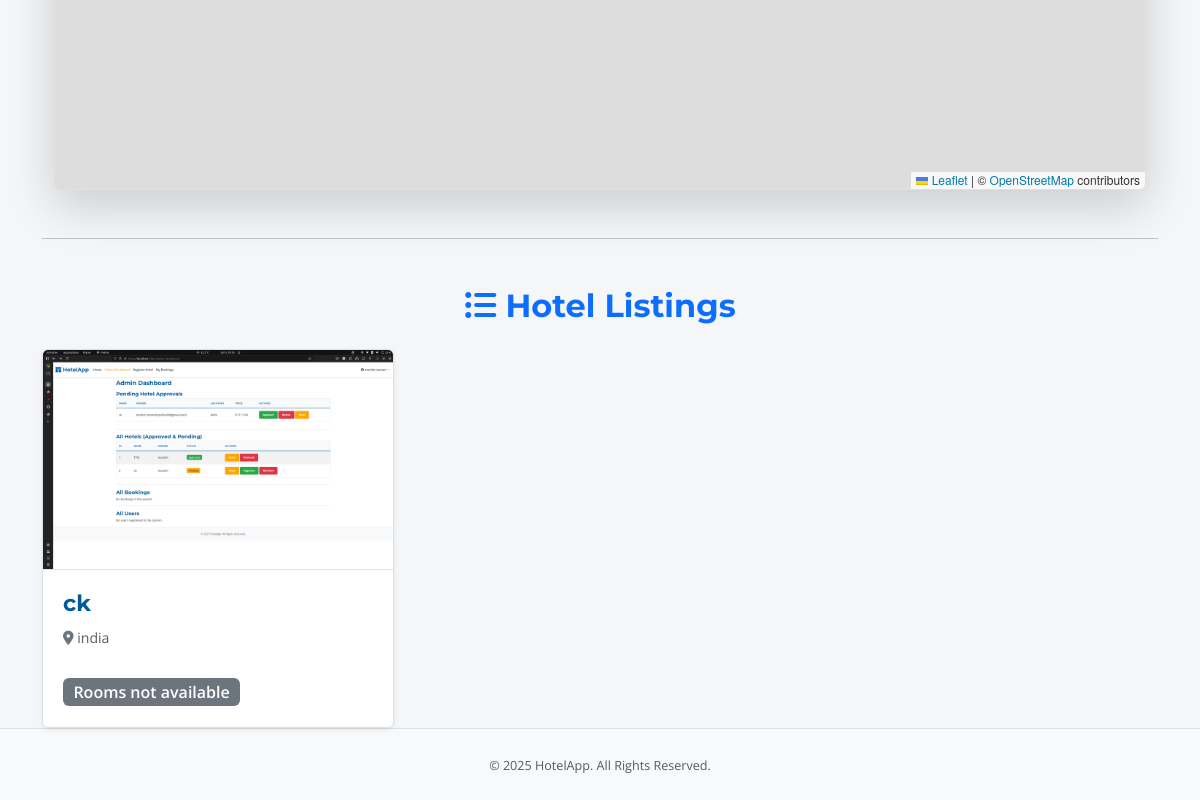
Before: / (lower part) with the older database file.
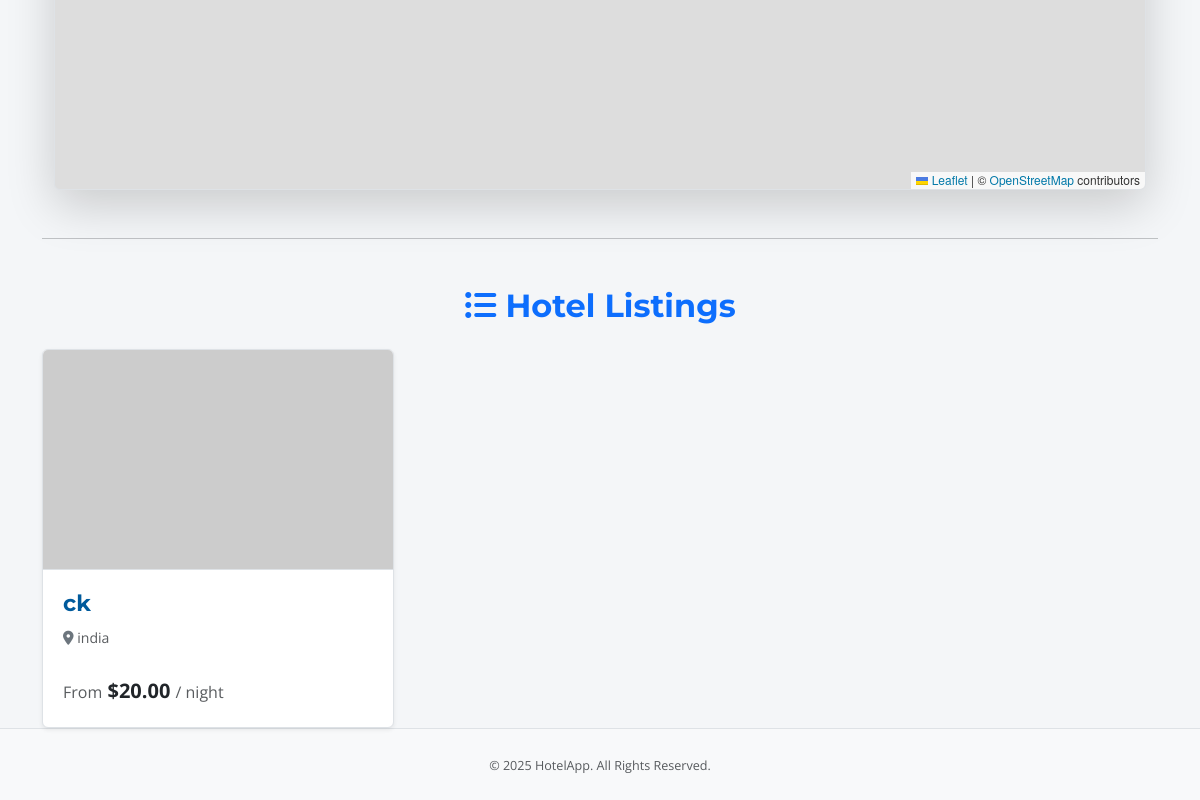
After: the same page with the newer database file.
### app.py (models this page shows, shortened)
class Hotel(db.Model):
    id = db.Column(db.Integer, primary_key=True)
    name = db.Column(db.String(100), nullable=False)
    location = db.Column(db.String(200), nullable=False)
    description = db.Column(db.Text, nullable=True)
    price_per_night = db.Column(db.Float, nullable=True) # "Starting From" price
    image_url = db.Column(db.String(255), nullable=True, default='https://via.placeholder.com/800x500.png?text=Main+Hotel+Image')
    owner_id = db.Column(db.Integer, db.ForeignKey('user.id'), nullable=False)
    is_approved = db.Column(db.Boolean, default=False, nullable=False)
    star_rating = db.Column(db.Integer, nullable=True)
    amenities = db.Column(db.String(300), nullable=True)
    latitude = db.Column(db.Float, nullable=True)
    longitude = db.Column(db.Float, nullable=True)
    gallery_images = db.relationship('HotelImage', backref='hotel_ref', lazy='dynamic', cascade="all, delete-orphan")
    bookings = db.relationship('Booking', backref='hotel', lazy=True, foreign_keys='Booking.hotel_id', cascade="all, delete-orphan")
    wishlisted_by_users = db.relationship('Wishlist', backref='hotel', lazy='dynamic', cascade='all, delete-orphan')
    room_types = db.relationship('RoomType', backref='hotel_ref', lazy='dynamic', cascade="all, delete-orphan") # changed backref to hotel_ref to avoid conflict
    def get_min_price(self):
        return db.session.query(func.min(RoomType.price_per_night)).filter(RoomType.hotel_id == self.id).scalar()

### app.py (the view)
@app.route('/')
def index():
    query = Hotel.query.filter_by(is_approved=True)
    search_term = request.args.get('search_term', '').strip()
    min_price_str = request.args.get('min_price', '').strip()
    max_price_str = request.args.get('max_price', '').strip()
    star_rating_str = request.args.get('star_rating', '').strip()
    amenities_filter_str = request.args.get('amenities_filter', '').strip()
    if search_term: query = query.filter(or_(Hotel.name.ilike(f"%{search_term}%"), Hotel.location.ilike(f"%{search_term}%")))
    if min_price_str:
        try: query = query.filter(Hotel.price_per_night >= float(min_price_str))
        except ValueError: pass
    if max_price_str:
        try: query = query.filter(Hotel.price_per_night <= float(max_price_str))
        except ValueError: pass
    if star_rating_str:
        try:
            sr = int(star_rating_str)
            if 1 <= sr <= 5: query = query.filter(Hotel.star_rating >= sr)
        except ValueError: pass
    if amenities_filter_str:
        req_amenities = [a.strip().lower() for a in amenities_filter_str.split(',') if a.strip()]
        if req_amenities:
            for amenity in req_amenities: query = query.filter(Hotel.amenities.ilike(f"%{amenity}%"))
    filtered_hotels = query.order_by(Hotel.name.asc()).all()
    return render_template('index.html', hotels=filtered_hotels)

### app.py (called while the page is built)
@app.context_processor
def utility_processor():
    def is_hotel_in_wishlist(hotel_id):
        if current_user.is_authenticated:
            return Wishlist.query.filter_by(user_id=current_user.id, hotel_id=hotel_id).first() is not None
        return False
    return dict(is_hotel_in_wishlist=is_hotel_in_wishlist)

### templates/index.html (shortened to what this page needs)
{% extends "base.html" %}
{% block content %}
<div class="container my-5"><div id="hotelMap" class="shadow-lg" style="height: 450px;"></div></div>
<hr class="my-5">
<h2 class="mb-4 text-center text-primary"><i class="fas fa-list-ul"></i> Hotel Listings</h2>
{% if hotels %}
<div class="row row-cols-1 row-cols-md-2 row-cols-lg-3 g-4">
    {% for hotel in hotels %}
    <div class="col d-flex align-items-stretch">
        <div class="card h-100 shadow-sm hotel-card">
            <a href="{{ url_for('hotel_detail', hotel_id=hotel.id) }}" class="text-decoration-none"><img src="{{ hotel.image_url or 'https://via.placeholder.com/800x500.png?text=No+Image' }}" class="card-img-top" alt="{{ hotel.name }}" style="height: 220px; object-fit: cover;"></a>
            <div class="card-body d-flex flex-column">
                <h5 class="card-title"><a href="{{ url_for('hotel_detail', hotel_id=hotel.id) }}" class="text-decoration-none stretched-link">{{ hotel.name }}</a></h5>
                <p class="card-text mb-2"><small class="text-muted"><i class="fas fa-map-marker-alt text-secondary"></i> {{ hotel.location }}</small></p>
                <div class="d-flex justify-content-between align-items-center mt-auto">
                    <p class="fs-5 mb-0">
                        {% set min_price = hotel.get_min_price() %}
                        {% if min_price %}
                            <small class="text-muted fs-6">From</small> <strong>${{ "%.2f"|format(min_price) }}</strong> <small class="text-muted fs-6">/ night</small>
                        {% else %}
                             <span class="badge bg-secondary">Rooms not available</span>
                        {% endif %}
                    </p>
                </div>
            </div>
        </div>
    </div>
    {% endfor %}
</div>
{% endif %}
{% endblock %}

Changed rows visible on the page:
changed Hotel "ck": image_url: picture removed, a placeholder shows; price_per_night (not shown) → "20.00"; text "Rooms not available" → "From $ / night"
